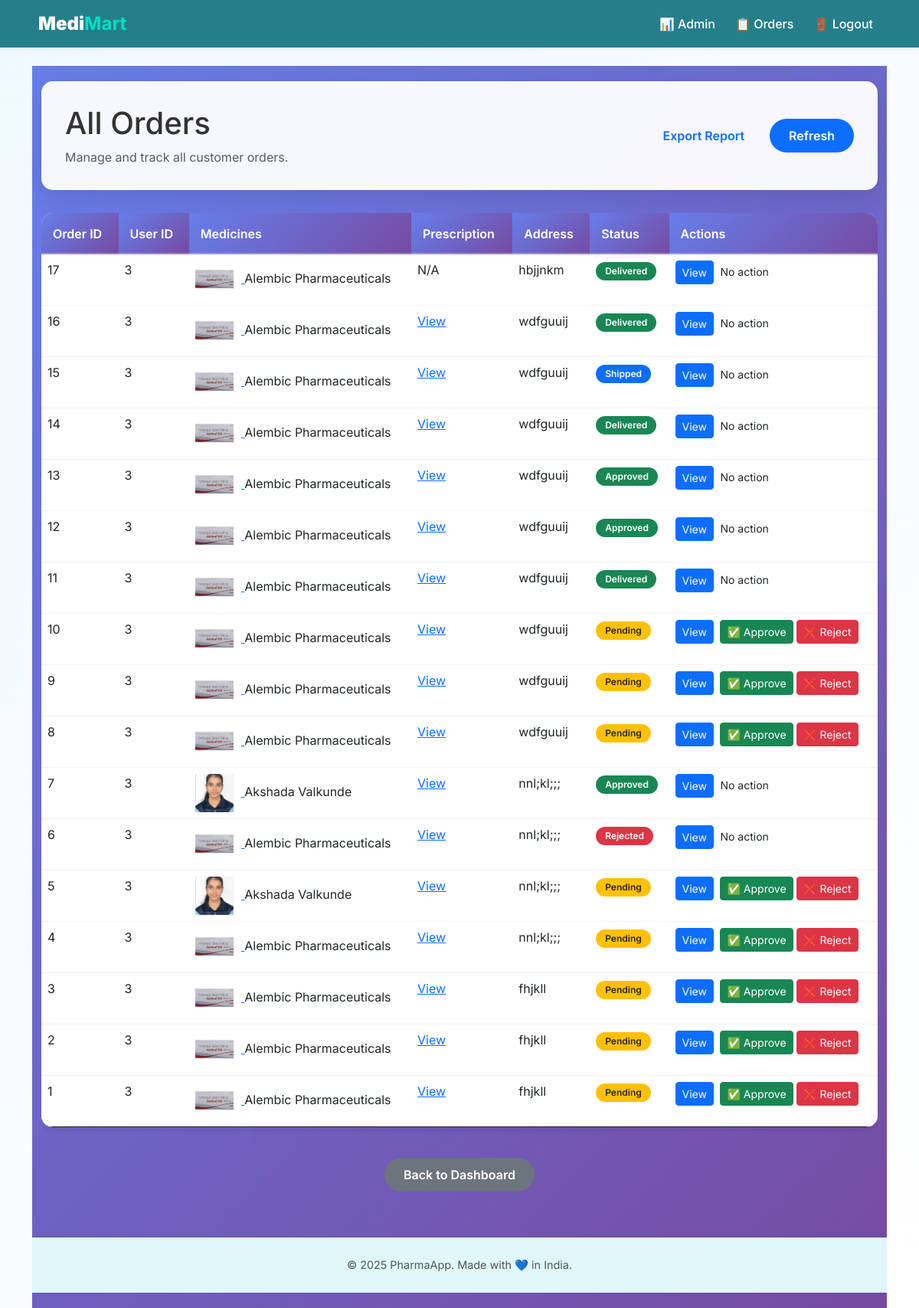
Page /admin/orders (signed in) on the committed database.
### models.py (models this page shows)
class Order(db.Model):
    id = db.Column(db.Integer, primary_key=True)
    user_id = db.Column(db.Integer, db.ForeignKey('user.id'), nullable=False)
    medicine_id = db.Column(db.Integer, db.ForeignKey('medicine.id'), nullable=False)
    quantity = db.Column(db.Integer, nullable=False)
    status = db.Column(db.String(50), default='Pending')
    ordered_at = db.Column(db.DateTime, default=datetime.utcnow)
    address = db.Column(db.Text, nullable=True)
    prescription = db.Column(db.String(200), nullable=True)
    total = db.Column(db.Float, nullable=True)
    delivery_otp = db.Column(db.String(6), nullable=True)
    delivery_otp_expiry = db.Column(db.DateTime, nullable=True)
    user = db.relationship('User', backref='orders')
    medicine = db.relationship('Medicine', backref='orders')

class Medicine(db.Model):
    id = db.Column(db.Integer, primary_key=True)
    medicine_name = db.Column(db.String(100), nullable=False)
    name = db.Column(db.String(100), nullable=False)
    type = db.Column(db.String(50), nullable=False)
    age_group = db.Column(db.String(50), nullable=False)
    category = db.Column(db.String(50), nullable=False)
    price = db.Column(db.Float, nullable=False)
    discount = db.Column(db.Integer, default=0)
    stock = db.Column(db.Integer, nullable=False)
    image = db.Column(db.String(200), nullable=True)
    description = db.Column(db.Text, nullable=True)

### routes/admin.py (the view)
@admin_bp.route('/orders')
@login_required
def view_orders():
    if not current_user.is_admin:
        return redirect(url_for('main.home'))
    orders = Order.query.options(joinedload(Order.user), joinedload(Order.medicine)).order_by(Order.id.desc()).all()
    from sqlalchemy import func
    distinct_statuses = db.session.query(Order.status).distinct().all()
    status_labels = [status[0] for status in distinct_statuses] if distinct_statuses else ['Pending', 'Processing', 'Shipped', 'Delivered']
    sales_data = []
    order_counts = []
    for status in status_labels:
        sales = db.session.query(func.sum(Order.total)).filter(Order.status == status).scalar() or 0
        count = Order.query.filter_by(status=status).count()
        sales_data.append(sales)
        order_counts.append(count)
    return render_template('admin_orders.html', orders=orders, status_labels=status_labels, sales_data=sales_data, order_counts=order_counts)

### app.py (called while the page is built)
@login_manager.user_loader
def load_user(user_id):
    return User.query.get(int(user_id))

### templates/admin_orders.html (shortened to what this page needs)
{% extends 'base.html' %}
{% block content %}
<div class="admin-dashboard">
  <div class="container-fluid">
    <div class="dashboard-header">
      <div class="row align-items-center">
        <div class="col-md-6">
          <h1 class="mb-2"> All Orders</h1>
          <p class="text-muted mb-0">Manage and track all customer orders.</p>
        </div>
        <div class="col-md-6 text-end">
          <div class="d-flex justify-content-end gap-2">
            <button class="btn btn-outline-primary btn-modern" onclick="window.print()">
               Export Report
            </button>
            <button class="btn btn-primary btn-modern" onclick="location.reload()">
               Refresh
            </button>
          </div>
        </div>
      </div>
    </div>
<div class="table-responsive">
  <table class="table table-modern">
    <thead>
      <tr>
        <th>Order ID</th>
        <th>User ID</th>
        <th>Medicines</th>
        <th>Prescription</th>
        <th>Address</th>
        <th>Status</th>
        <th>Actions</th>
      </tr>
    </thead>
  <tbody>
    {% for order in orders %}
    <tr>
      <td>{{ order.id }}</td>
      <td>{{ order.user_id }}</td>
      <td>
        {% if order.medicine.image %}
        <a href="{{ order.medicine.image }}" target="_blank">
          <img src="{{ order.medicine.image }}" alt="{{ order.medicine.name }}" style="width: 50px; height: 50px; object-fit: cover; margin-right: 10px; cursor: pointer;">
        </a>
        {% endif %}
        {{ order.medicine.name }}
      </td>
      <td>
        {% if order.prescription %}
        <a href="{{ url_for('static', filename='uploads/' ~ order.prescription) }}" target="_blank">View</a>
        {% else %}
        N/A
        {% endif %}
      </td>
      <td>{{ order.address }}</td>
      <td>
        {% if order.status == 'Approved' %}
        <span class="badge bg-success">{{ order.status }}</span>
        {% elif order.status == 'Rejected' %}
        <span class="badge bg-danger">{{ order.status }}</span>
        {% elif order.status == 'Processing' %}
        <span class="badge bg-info">{{ order.status }}</span>
        {% elif order.status == 'Shipped' %}
        <span class="badge bg-primary">{{ order.status }}</span>
        {% elif order.status == 'Delivered' %}
        <span class="badge bg-success">{{ order.status }}</span>
        {% else %}
        <span class="badge bg-warning text-dark">{{ order.status }}</span>
        {% endif %}
      </td>
      <td>
        <button class="btn btn-sm btn-primary me-1" onclick="viewOrder({{ order.id }})"
                data-order-id="{{ order.id |tojson }}"
                data-user-id="{{ order.user_id |tojson }}"
                data-medicine-name="{{ (order.medicine.name if order.medicine else 'N/A') |tojson }}"
                data-medicine-image="{{ (order.medicine.image if order.medicine else '') |tojson }}"
                data-medicine-price="{{ (order.medicine.price if order.medicine else 0) |tojson }}"
                data-quantity="{{ (order.quantity if order.quantity else 1) |tojson }}"
                data-status="{{ order.status |tojson }}"
                data-address="{{ (order.address if order.address else 'N/A') |tojson }}"
                data-prescription="{{ (order.prescription if order.prescription else '') |tojson }}">
           View
        </button>
        {% if order.status == 'Pending' %}
        <form method="POST" action="{{ url_for('admin.update_order_status', order_id=order.id) }}" class="d-inline">
          <button class="btn btn-sm btn-success">✅ Approve</button>
        </form>
        <form method="POST" action="{{ url_for('admin.update_order_status', order_id=order.id) }}" class="d-inline">
          <button class="btn btn-sm btn-danger">❌ Reject</button>
        </form>
        {% else %}
        <small>No action</small>
        {% endif %}
      </td>
    </tr>
    {% endfor %}
  </tbody>
</table>
</div>
<div class="text-center mt-4">
  <a href="{{ url_for('admin.admin_dashboard') }}" class="btn btn-modern btn-secondary">
     Back to Dashboard
  </a>
</div>
{% endblock %}

### templates/base.html (style rules this page uses)
body { margin: 0; font-family: 'Inter', sans-serif; background: linear-gradient(135deg, #f0f9ff, #ffffff); color: #333; }

### templates/admin_orders.html (style rules this page uses)
:root { --primary-gradient: linear-gradient(135deg, #667eea 0%, #764ba2 100%); --secondary-gradient: linear-gradient(135deg, #f093fb 0%, #f5576c 100%); --success-gradient: linear-gradient(135deg, #4facfe 0%, #00f2fe 100%); --warning-gradient: linear-gradient(135deg, #43e97b 0%, #38f9d7 100%); --danger-gradient: linear-gradient(135deg, #fa709a 0%, #fee140 100%); --glass-bg: rgba(255, 255, 255, 0.95); --glass-border: rgba(255, 255, 255, 0.2); --shadow-light: 0 4px 6px rgba(0, 0, 0, 0.07); --shadow-medium: 0 8px 32px rgba(0, 0, 0, 0.1); --shadow-heavy: 0 20px 40px rgba(0, 0, 0, 0.15); --border-radius: 15px; --transition: all 0.3s cubic-bezier(0.4, 0, 0.2, 1); }
.admin-dashboard { background: var(--primary-gradient); min-height: 100vh; padding: 20px 0; position: relative; overflow-x: hidden; }
.admin-dashboard::before { content: ''; position: absolute; top: 0; left: 0; right: 0; bottom: 0; opacity: 0.1; pointer-events: none; }
.dashboard-header { background: var(--glass-bg); backdrop-filter: blur(20px); -webkit-backdrop-filter: blur(20px); border: 1px solid var(--glass-border); border-radius: var(--border-radius); padding: 30px; margin-bottom: 30px; box-shadow: var(--shadow-medium); position: relative; overflow: hidden; animation: slideInUp 0.6s ease-out; }
.dashboard-header::before { content: ''; position: absolute; top: 0; left: -100%; width: 100%; height: 100%; background: linear-gradient(90deg, transparent, rgba(255,255,255,0.1), transparent); animation: shimmer 2s infinite; }
.table-modern { border-radius: var(--border-radius); overflow: hidden; box-shadow: var(--shadow-light); background: white; }
.table-modern thead th { background: var(--primary-gradient); color: white; border: none; font-weight: 600; padding: 15px; position: relative; }
.table-modern thead th::after { content: ''; position: absolute; bottom: 0; left: 0; width: 100%; height: 2px; background: rgba(255,255,255,0.3); }
.table-modern tbody tr { transition: var(--transition); border-bottom: 1px solid rgba(0,0,0,0.05); }
.table-modern tbody tr:last-child { border-bottom: none; }
.btn-modern { border-radius: 25px; padding: 10px 25px; font-weight: 600; transition: var(--transition); position: relative; overflow: hidden; border: none; }
.btn-modern::before { content: ''; position: absolute; top: 50%; left: 50%; width: 0; height: 0; background: rgba(255,255,255,0.2); border-radius: 50%; transform: translate(-50%, -50%); transition: width 0.6s, height 0.6s; }
.badge { font-weight: 600; padding: 6px 12px; border-radius: 20px; transition: var(--transition); }

### rows in the picture
Order: id "17", user_id "3", medicine.image (picture), medicine.name "Alembic Pharmaceuticals", shows "N/A", address "hbjjnkm", status "Delivered", shows "No action"
Order: id "16", user_id "3", medicine.image (picture), medicine.name "Alembic Pharmaceuticals", address "wdfguuij", status "Delivered", shows "No action"
Order: id "15", user_id "3", medicine.image (picture), medicine.name "Alembic Pharmaceuticals", address "wdfguuij", status "Shipped", shows "No action"
Order: id "14", user_id "3", medicine.image (picture), medicine.name "Alembic Pharmaceuticals", address "wdfguuij", status "Delivered", shows "No action"
Order: id "13", user_id "3", medicine.image (picture), medicine.name "Alembic Pharmaceuticals", address "wdfguuij", status "Approved", shows "No action"
Order: id "12", user_id "3", medicine.image (picture), medicine.name "Alembic Pharmaceuticals", address "wdfguuij", status "Approved", shows "No action"
Order: id "11", user_id "3", medicine.image (picture), medicine.name "Alembic Pharmaceuticals", address "wdfguuij", status "Delivered", shows "No action"
Order: id "10", user_id "3", medicine.image (picture), medicine.name "Alembic Pharmaceuticals", address "wdfguuij", status "Pending"
Order: id "9", user_id "3", medicine.image (picture), medicine.name "Alembic Pharmaceuticals", address "wdfguuij", status "Pending"
Order: id "8", user_id "3", medicine.image (picture), medicine.name "Alembic Pharmaceuticals", address "wdfguuij", status "Pending"
Order: id "7", user_id "3", medicine.image (picture), medicine.name "Akshada Valkunde", address "nnl;kl;;;", status "Approved", shows "No action"
Order: id "6", user_id "3", medicine.image (picture), medicine.name "Alembic Pharmaceuticals", address "nnl;kl;;;", status "Rejected", shows "No action"
Order: id "5", user_id "3", medicine.image (picture), medicine.name "Akshada Valkunde", address "nnl;kl;;;", status "Pending"
Order: id "4", user_id "3", medicine.image (picture), medicine.name "Alembic Pharmaceuticals", address "nnl;kl;;;", status "Pending"
Order: id "3", user_id "3", medicine.image (picture), medicine.name "Alembic Pharmaceuticals", address "fhjkll", status "Pending"
Order: id "2", user_id "3", medicine.image (picture), medicine.name "Alembic Pharmaceuticals", address "fhjkll", status "Pending"
Order: id "1", user_id "3", medicine.image (picture), medicine.name "Alembic Pharmaceuticals", address "fhjkll", status "Pending"
